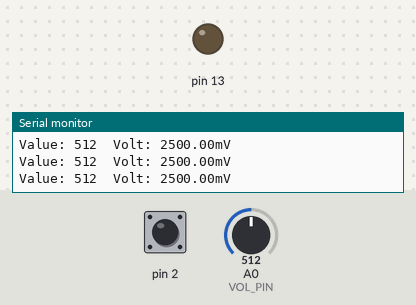
Recording of a sketch running on a simulated Arduino Uno, built with avr-gcc and run on an emulated ATmega328P. Shown: output pins drawn as LEDs (lit = HIGH), the last lines printed to the serial monitor. The test bench sets the inputs (shaded band); at power-on: pin 2 HIGH, A0 (VOL_PIN) = 512.

Above: at 1.2 s.
1.3 s: pin 2 pulled LOW for 0.15 s
At 1.39 s:
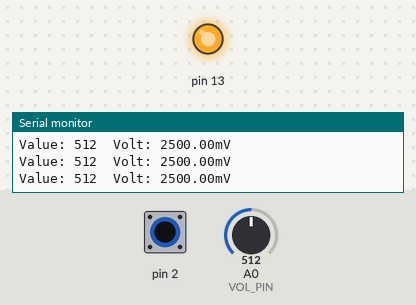
2.9 s: A0 (VOL_PIN) set to 219
5.9 s: A0 (VOL_PIN) set to 189
8.9 s: pin 2 pulled LOW for 3.2 s
At 13.5 s:
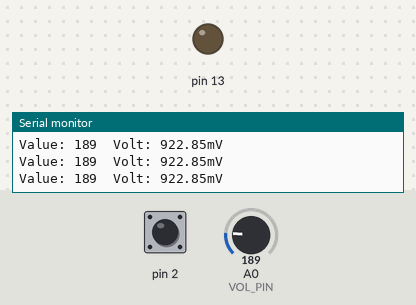
Timing chart, 0 to 15.0 s (numbered marks = the images above; inputs shaded):
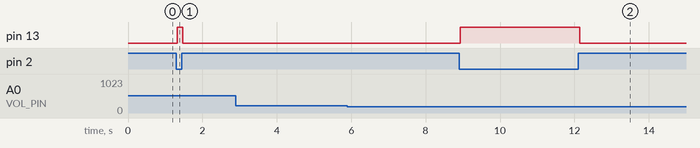

The sketch:

CapacitySensor2.ino
```cpp
#include <CapacitiveSensor.h>

CapacitiveSensor   cs_4_2 = CapacitiveSensor(4,2);        // 10M resistor between pins 4 & 2, pin 2 is sensor pin, add a wire and or foil if desired
const int VOL_PIN = A0;

void setup()
{
   cs_4_2.set_CS_AutocaL_Millis(0xFFFFFFFF);     // turn off autocalibrate on channel 1 - just as an example
   Serial.begin(9600);
   pinMode(13, OUTPUT);
}

void loop()
{
    long start = millis();
    long total1 =  cs_4_2.capacitiveSensor(30);

    int value;
    float volt;


    // Serial.print(millis() - start);        // check on performance in milliseconds
    // Serial.print("\t");                    // tab character for debug windown spacing

    // Serial.print(total1);                  // print sensor output 1
    // Serial.println("\t");

    value = analogRead( VOL_PIN );

    volt = value * 5000.0 / 1024.0;

    Serial.print( "Value: " );
    Serial.print( value );
    Serial.print( "  Volt: " );
    Serial.print( volt );
    Serial.println("mV");

    if(total1>=800){
      digitalWrite(13, HIGH);
    }
    else{
      digitalWrite(13, LOW);
    }
    delay(10);                             // arbitrary delay to limit data to serial port
}
```

Measured:
- after the input at 1.3 s, pin 13: LOW → HIGH at once, → LOW 0.15 s later
- after the input at 8.9 s, pin 13: LOW → HIGH at once, → LOW 3.2 s later
